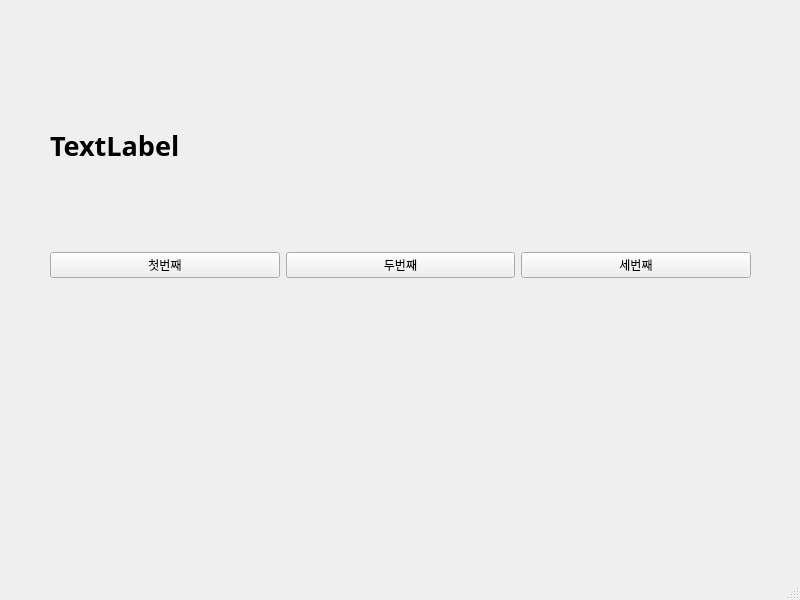
<?xml version="1.0" encoding="UTF-8"?>
<ui version="4.0">
 <class>MainWindow</class>
 <widget class="QMainWindow" name="MainWindow">
  <property name="geometry">
   <rect>
    <x>0</x>
    <y>0</y>
    <width>800</width>
    <height>600</height>
   </rect>
  </property>
  <property name="windowTitle">
   <string>MainWindow</string>
  </property>
  <widget class="QWidget" name="centralwidget">
   <widget class="QWidget" name="horizontalLayoutWidget">
    <property name="geometry">
     <rect>
      <x>50</x>
      <y>200</y>
      <width>701</width>
      <height>131</height>
     </rect>
    </property>
    <layout class="QHBoxLayout" name="horizontalLayout">
     <item>
      <widget class="QPushButton" name="pushButton">
       <property name="text">
        <string>첫번째</string>
       </property>
      </widget>
     </item>
     <item>
      <widget class="QPushButton" name="pushButton_2">
       <property name="text">
        <string>두번째</string>
       </property>
      </widget>
     </item>
     <item>
      <widget class="QPushButton" name="pushButton_3">
       <property name="text">
        <string>세번째</string>
       </property>
      </widget>
     </item>
    </layout>
   </widget>
   <widget class="QLabel" name="label">
    <property name="geometry">
     <rect>
      <x>50</x>
      <y>110</y>
      <width>491</width>
      <height>71</height>
     </rect>
    </property>
    <property name="font">
     <font>
      <family>맑은 고딕</family>
      <pointsize>20</pointsize>
      <weight>75</weight>
      <bold>true</bold>
     </font>
    </property>
    <property name="text">
     <string>TextLabel</string>
    </property>
   </widget>
  </widget>
  <widget class="QMenuBar" name="menubar">
   <property name="geometry">
    <rect>
     <x>0</x>
     <y>0</y>
     <width>800</width>
     <height>21</height>
    </rect>
   </property>
  </widget>
  <widget class="QStatusBar" name="statusbar"/>
 </widget>
 <resources/>
 <connections>
  <connection>
   <sender>pushButton</sender>
   <signal>clicked()</signal>
   <receiver>MainWindow</receiver>
   <slot>firstClick()</slot>
   <hints>
    <hint type="sourcelabel">
     <x>64</x>
     <y>289</y>
    </hint>
    <hint type="destinationlabel">
     <x>183</x>
     <y>338</y>
    </hint>
   </hints>
  </connection>
  <connection>
   <sender>pushButton_2</sender>
   <signal>clicked()</signal>
   <receiver>MainWindow</receiver>
   <slot>secondClick()</slot>
   <hints>
    <hint type="sourcelabel">
     <x>409</x>
     <y>290</y>
    </hint>
    <hint type="destinationlabel">
     <x>422</x>
     <y>349</y>
    </hint>
   </hints>
  </connection>
  <connection>
   <sender>pushButton_3</sender>
   <signal>clicked()</signal>
   <receiver>MainWindow</receiver>
   <slot>thirdClick()</slot>
   <hints>
    <hint type="sourcelabel">
     <x>598</x>
     <y>292</y>
    </hint>
    <hint type="destinationlabel">
     <x>641</x>
     <y>345</y>
    </hint>
   </hints>
  </connection>
 </connections>
 <slots>
  <slot>firstClick()</slot>
  <slot>secondClick()</slot>
  <slot>thirdClick()</slot>
 </slots>
</ui>
